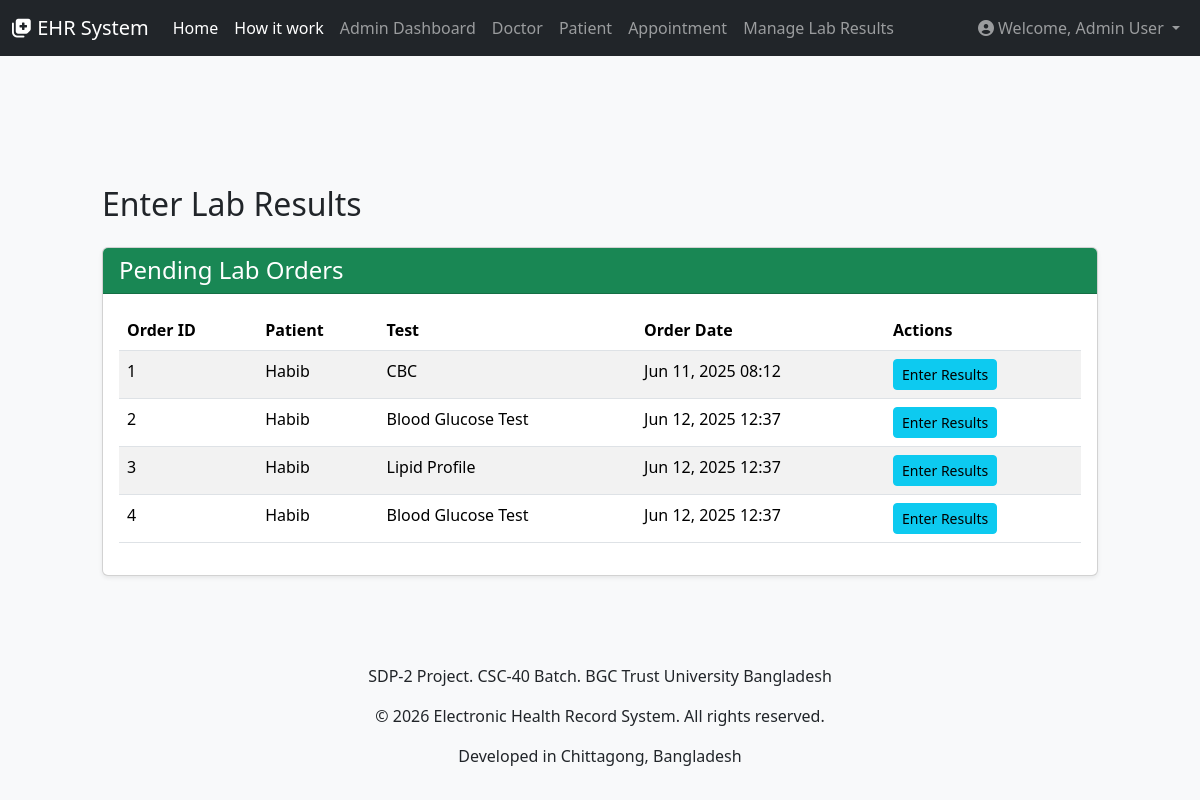
/admin/enter_lab_results.php (signed in), run on the app's committed database.
### tables this page shows
CREATE TABLE `lab_orders` (
  `id` int(11) NOT NULL,
  `patient_id` int(11) NOT NULL,
  `doctor_id` int(11) NOT NULL,
  `test_id` int(11) NOT NULL,
  `order_date` timestamp NOT NULL DEFAULT current_timestamp(),
  `status` enum('pending','completed','cancelled') DEFAULT 'pending',
  `notes` text DEFAULT NULL
);

CREATE TABLE `users` (
  `id` int(11) NOT NULL,
  `full_name` varchar(255) NOT NULL,
  `email` varchar(255) NOT NULL,
  `username` varchar(255) DEFAULT NULL,
  `password` varchar(255) NOT NULL,
  `mobile` varchar(20) DEFAULT NULL,
  `user_type` enum('doctor','patient','admin') NOT NULL,
  `created_at` timestamp NOT NULL DEFAULT current_timestamp(),
  `updated_at` timestamp NOT NULL DEFAULT current_timestamp() ON UPDATE current_timestamp()
);

CREATE TABLE `lab_tests` (
  `id` int(11) NOT NULL,
  `test_name` varchar(255) NOT NULL,
  `description` text DEFAULT NULL,
  `created_at` timestamp NOT NULL DEFAULT current_timestamp()
);

### admin/enter_lab_results.php (the view, shortened to what this page needs)
<?php
require_once '../includes/db_connection.php';
require_once '../includes/header.php';
$pending_orders = [];
try {
    $stmt = $pdo->prepare("SELECT lo.id, u.full_name AS patient_name, lt.test_name, lo.order_date
                          FROM lab_orders lo
                          JOIN patients p ON lo.patient_id = p.id
                          JOIN users u ON p.user_id = u.id -- ADD THIS LINE
                          JOIN lab_tests lt ON lo.test_id = lt.id
                          WHERE lo.status = 'pending'
                          ORDER BY lo.order_date ASC");
    $stmt->execute();
    $pending_orders = $stmt->fetchAll();
} catch (PDOException $e) {
    $message = "Error fetching pending lab orders: " . $e->getMessage();
    $message_type = "danger";
}
?>
<div class="row justify-content-center">
    <div class="col-md-11 col-lg-10">
        <h2 class="mb-4">Enter Lab Results</h2>
        <div class="card shadow-sm mb-4">
            <div class="card-header bg-success text-white">
                <h4 class="mb-0">Pending Lab Orders</h4>
            </div>
            <div class="card-body">
                <?php if (!empty($pending_orders)): ?>
                    <div class="table-responsive">
                        <table class="table table-hover table-striped">
                            <thead>
                                <tr>
                                    <th>Order ID</th>
                                    <th>Patient</th>
                                    <th>Test</th>
                                    <th>Order Date</th>
                                    <th>Actions</th>
                                </tr>
                            </thead>
                            <tbody>
                                <?php foreach ($pending_orders as $order): ?>
                                    <tr>
                                        <td><?php echo htmlspecialchars($order['id']); ?></td>
                                        <td><?php echo htmlspecialchars($order['patient_name']); ?></td>
                                        <td><?php echo htmlspecialchars($order['test_name']); ?></td>
                                        <td><?php echo htmlspecialchars(date('M d, Y H:i', strtotime($order['order_date']))); ?></td>
                                        <td>
                                            <button type="button" class="btn btn-sm btn-info" data-bs-toggle="modal" data-bs-target="#enterResultsModal_<?php echo htmlspecialchars($order['id']); ?>">
                                                Enter Results
                                            </button>
                                        </td>
                                    </tr>
                                <?php endforeach; ?>
                            </tbody>
                        </table>
                    </div>
                <?php else: ?>
                    <p class="text-muted">No pending lab orders.</p>
                <?php endif; ?>
            </div>
        </div>
    </div>
</div>
<?php require_once '../includes/footer.php'; ?>

### assets/css/style.css (style rules this page uses)
body { background-color: #f8f9fa; min-height: 100vh; display: flex; flex-direction: column; }

### data on the page
lab_orders: id "1", users.full_name "Habib", test.test_name "CBC", order_date "Jun 11, 2025 08:12"
lab_orders: id "2", users.full_name "Habib", test.test_name "Blood Glucose Test", order_date "Jun 12, 2025 12:37"
lab_orders: id "3", users.full_name "Habib", test.test_name "Lipid Profile", order_date "Jun 12, 2025 12:37"
lab_orders: id "4", users.full_name "Habib", test.test_name "Blood Glucose Test", order_date "Jun 12, 2025 12:37"

### other printed values
$user_full_name "Admin User"
